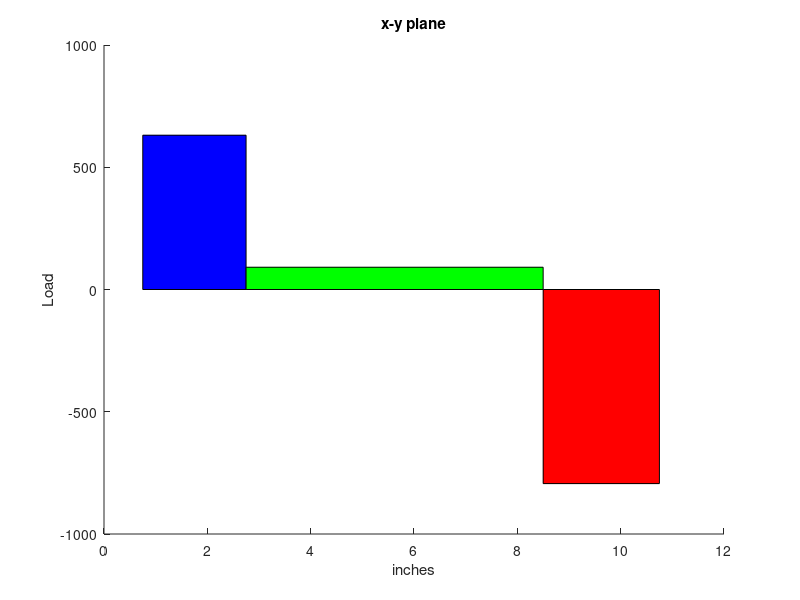
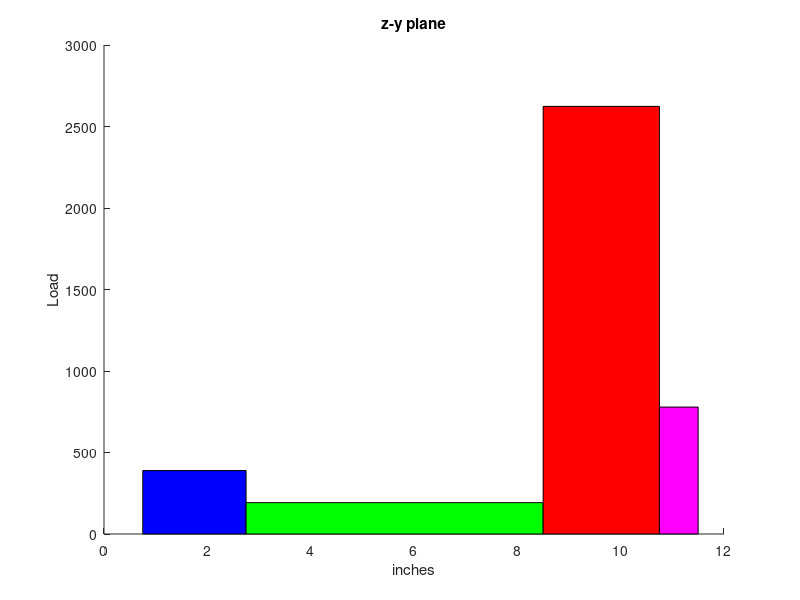

The MATLAB script that drew these images, in order:

%% Gear Forces
W23r=540;     %469.44;
W23t=197;     %1289.78;
W54r=885;    %1314.43;
W54t=2431;     %3611.38;

%366
%% Beam
%  .75    2.75               8.75    10.75
% -----------------------------------------
%   ^      ^                  ^        ^
%   |      |                  |        |
%   B3     G3                 G4       B4
l1=.75;       %.75;
l2=2.75;      %2.75;
l3=8.5;       %8.75;
l4=10.75;     %10.75;
l5=11.5;      %12;
%%

R_B4y=abs(((l2-l1)*W23r+(l3-l1)*W54r)/(l4-l1));
R_B4z=abs(((l2-l1)*W23t-(l3-l1)*W54t)/(l4-l1));
R_B3y=abs(((l4-l3)*W54r+(l4-l2)*W23r)/(l4-l1));
R_B3z=abs((-(l4-l3)*W54t+(l4-l2)*W23t)/(l4-l1));


%% x-y plane
%        W23r               W54r
%         v                  v
% ------------------------------------------
%  ^                                  ^
%  R_B3y                             R_B4y

%% y-z plane
%        W23t                        R_B4z
%         v                            v 
% ------------------------------------------
%  ^                          ^
% R_B3z                      W54t 

%% Reaction Plots
% x-y plane
seg1x=[l1,l2,l2,l1]; 
seg1y=[R_B3y,R_B3y,0,0]; 
seg2x=[l2,l3,l3,l2];
seg2y=[R_B3y-W23r,R_B3y-W23r,0,0];
seg3x=[l3,l4,l4,l3];
seg3y=[R_B3y-W23r-W54r,R_B3y-W23r-W54r,0,0];
seg4x=[l4,l5,l5,l4];
seg4y=[R_B3y-W23r-W54r+R_B4y,R_B3y-W23r-W54r+R_B4y,0,0];

figure
title('x-y plane')
hold on
fill([0,0],[0,0],'black')
fill(seg1x,seg1y,'blue')
fill(seg2x,seg2y,'green')
fill(seg3x,seg3y,'red')
fill(seg4x,seg4y,'magenta')
xlabel('inches')
ylabel('Load')

% y-z plane
seg1x=[l1,l2,l2,l1]; 
seg1y=[R_B3z,R_B3z,0,0]; 
seg2x=[l2,l3,l3,l2];
seg2y=[R_B3z-W23t,R_B3z-W23t,0,0];
seg3x=[l3,l4,l4,l3];
seg3y=[R_B3z-W23t+W54t,R_B3z-W23t+W54t,0,0];
seg4x=[l4,l5,l5,l4];
seg4y=[R_B3z-W23t+W54t-R_B4z,R_B3z-W23t+W54t-R_B4z,0,0];

figure
title('z-y plane')
hold on
fill([0,0],[0,0],'black')
fill(seg1x,seg1y,'blue')
fill(seg2x,seg2y,'green')
fill(seg3x,seg3y,'red')
fill(seg4x,seg4y,'magenta')
xlabel('inches')
ylabel('Load')












